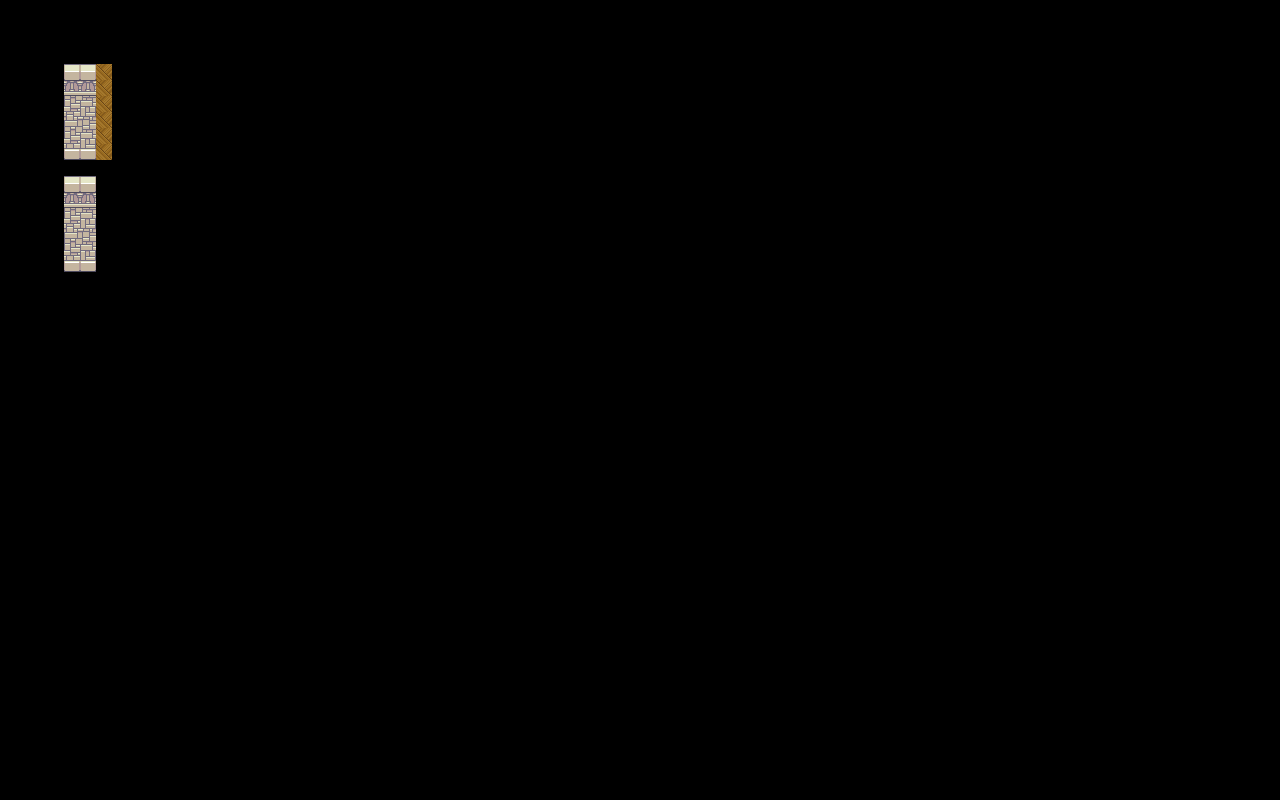

This is a level from a 2D game, rendered from its Tiled map with the project's own tilesets. A one-line summary and the map file follow, with tile-layer data summarised:
An orthogonal 80x50 tile map with 16x16 px tiles, 4 tile layers (regions_output, regions_input, input_murs, output_murs), 5 tilesets.

<map version="1.0" orientation="orthogonal" renderorder="right-down" width="80" height="50" tilewidth="16" tileheight="16" nextobjectid="1">
 <tileset firstgid="1" name="castle" tilewidth="16" tileheight="16" tilecount="608" columns="16">
  <image source="../images/sprites/Interior/castle.png" width="256" height="608" />
 </tileset>
 <tileset firstgid="609" name="castlefloors_LPC_Base_Assets" tilewidth="16" tileheight="16" tilecount="400" columns="20">
  <image source="../images/sprites/Interior/castlefloors_LPC_Base_Assets.png" width="320" height="320" />
 </tileset>
 <tileset firstgid="1009" name="Inside_B_LPC" tilewidth="16" tileheight="16" tilecount="1024" columns="32">
  <image source="../images/sprites/Interior/Inside_B_LPC.png" width="512" height="512" />
 </tileset>
 <tileset firstgid="2033" name="Gem_by_hippo" tilewidth="16" tileheight="16" tilecount="1" columns="1">
  <image source="../images/sprites/Object/Gem_by_hippo.png" width="16" height="16" />
 </tileset>
 <tileset firstgid="2034" name="farming_fishing_submission_daneeklu" tilewidth="16" tileheight="16" tilecount="1600" columns="40">
  <image source="../images/sprites/Object/farming_fishing_submission_daneeklu.png" width="640" height="640" />
 </tileset>
 <layer name="regions_output" width="80" height="50">
  <data>[4000 cells, 30 non-empty, 2 distinct tile ids]</data>
 </layer>
 <layer name="regions_input" width="80" height="50">
  <data>[4000 cells, 30 non-empty, 2 distinct tile ids]</data>
 </layer>
 <layer name="input_murs" width="80" height="50">
  <data>[4000 cells, 30 non-empty, 1 distinct tile ids]</data>
 </layer>
 <layer name="output_murs" width="80" height="50">
  <data>[4000 cells, 24 non-empty, 12 distinct tile ids]</data>
 </layer>
</map>
